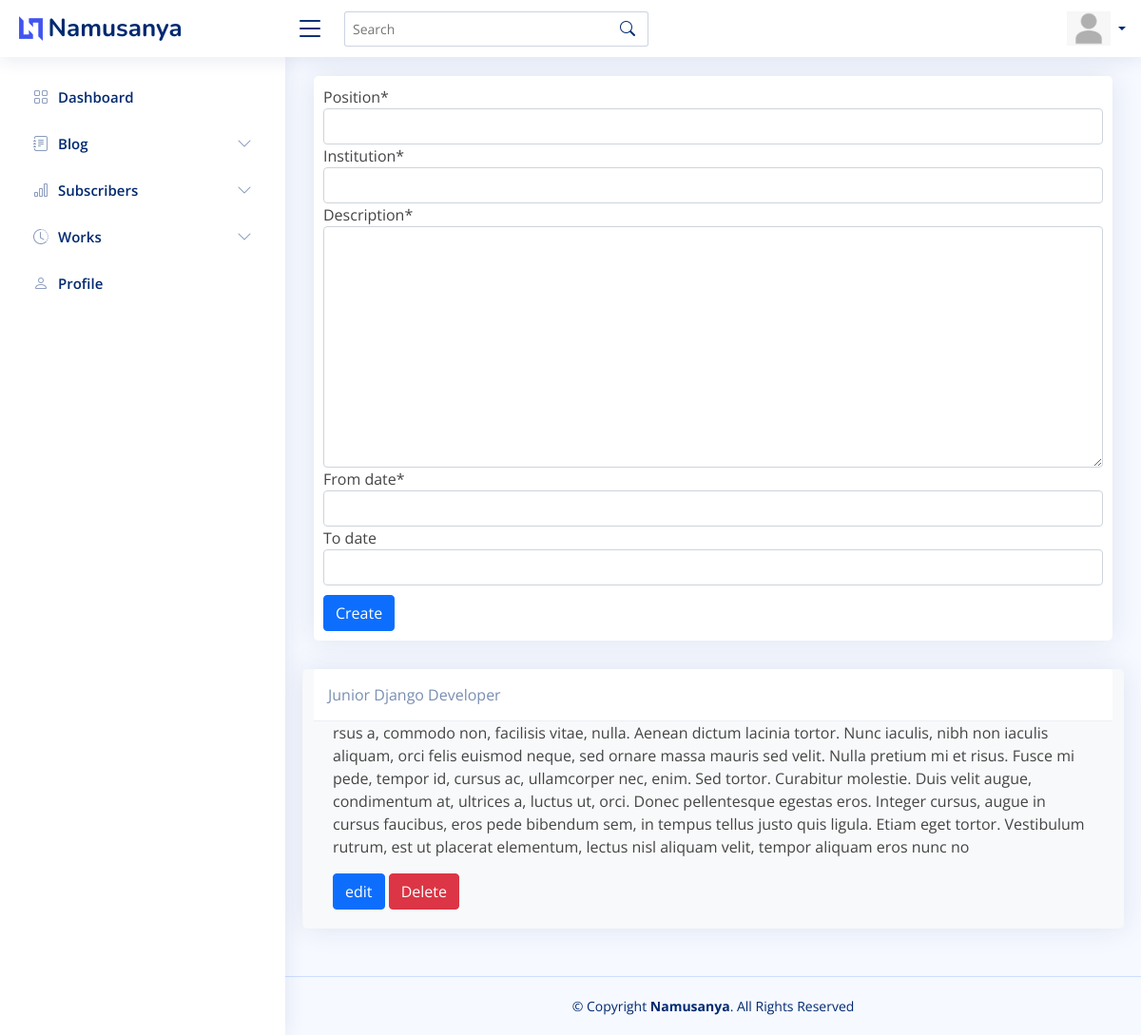
The app's page /dashboard/experience/create/ with its own data.
### posts/models.py (models this page shows, shortened)
class Experience(models.Model):
    position = models.CharField(max_length=255)
    institution = models.CharField(max_length=255)
    description = models.TextField()
    from_date = models.DateField()
    to_date = models.DateField(null=True, blank=True)
    class Meta:
        ordering = ["-from_date"]

### admin_area/views.py (the view)
class ExperienceCreateView(CreateView):
    model = Experience
    template_name = "admin_area/experience_create.html"
    fields = "__all__"
    success_url = "/dashboard/experience/create/"
    def get_context_data(self, **kwargs):
        context = super().get_context_data(**kwargs)
        context["experiences"] = Experience.objects.all
        return context

### templates/admin_area/experience_create.html
{% extends "admin_area/base.html" %} {% load static %} {% load crispy_forms_tags %} {% block content %}
<div class="card">
    <form method="POST" style="padding: 10px;" enctype="multipart/form-data">
        {% csrf_token %} {{form.media}}{{ form|crispy }}
        <button type="submit" style="margin-top: 10px;" class="btn btn-primary">Create</button>
    </form>
</div>
<div class="row">
    {% for experience in experiences %}
    <div class="card bg-light">
        <div class="card-header">{{experience.position}}</div>
        <div class="card-body">
            <p class="card-text">{{experience.description}}</p>
            <a href="{% url 'dashboard_experience_edit' experience.pk %}" class="btn btn-primary">edit</a>
            <a href="{% url 'dashboard_experience_delete' experience.pk %}" class="btn btn-danger">Delete</a>
        </div>
    </div>
    {% endfor %}
</div>
{% endblock content %}

### static/assets/css/style.css (style rules this page uses)
:root { scroll-behavior: smooth; }
body { font-family: "Open Sans", sans-serif; background: #f6f9ff; color: #444444; }
a { color: #4154f1; text-decoration: none; }
.card { margin-bottom: 30px; border: none; border-radius: 5px; box-shadow: 0px 0 30px rgba(1, 41, 112, 0.1); overflow: hidden; }
.card-header, .card-footer { border-color: #ebeef4; background-color: #fff; color: #798eb3; padding: 15px; }
.card-body { padding: 0 20px 20px 20px; }

### records on screen
Experience: position "Junior Django Developer", description "rsus a, commodo non, facilisis vitae, nulla. Aenean dictum lacinia tortor. Nunc iaculis, nibh non iaculis aliquam, orci felis euismod neque, sed ornare massa mauris sed velit. Nulla pretium mi et risus. Fusce mi pede, tempor id, cursus ac, ullamcorper nec, enim. Sed tortor. Curabitur molestie. Duis velit augue, condimentum at, ultrices a, luctus ut, orci. Donec pellentesque egestas eros. Integer cursus, augue in cursus faucibus, eros pede bibendum sem, in tempus tellus justo quis ligula. Etiam eget tortor. Vestibulum rutrum, est ut placerat elementum, lectus nisl aliquam velit, tempor aliquam eros nunc no"
